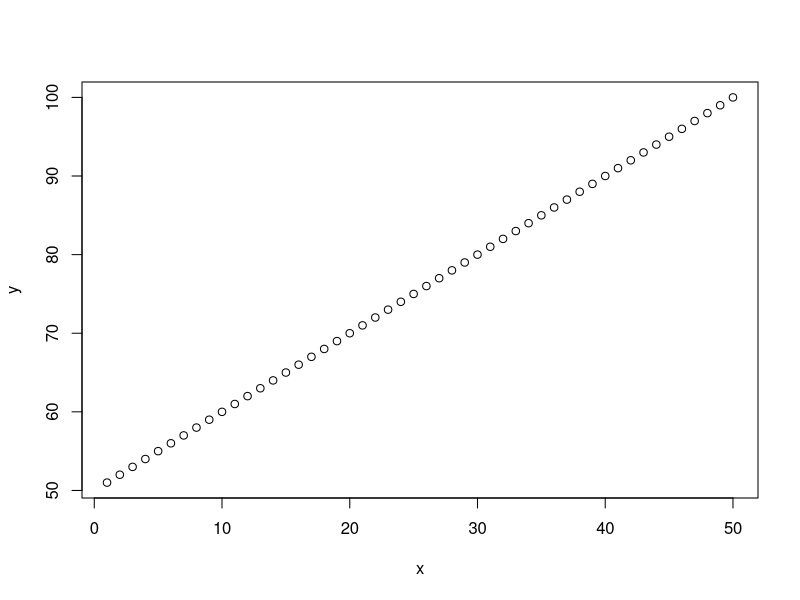
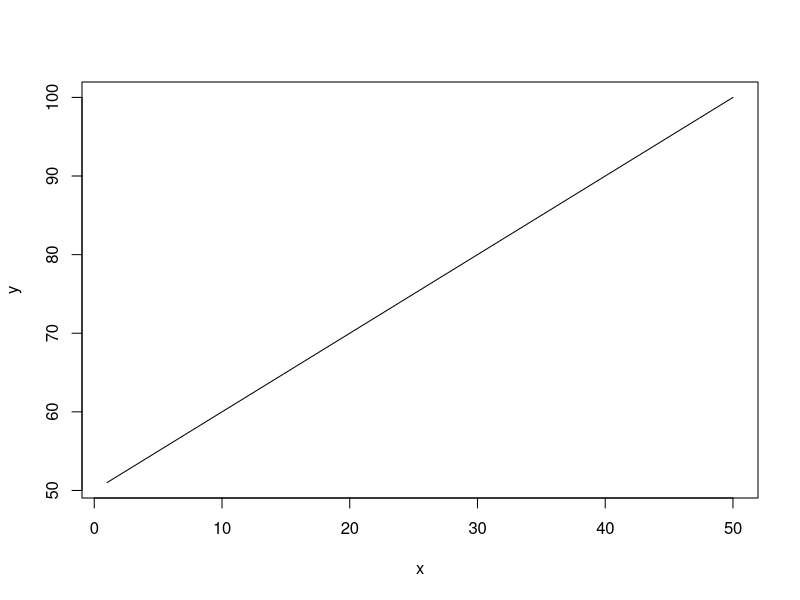
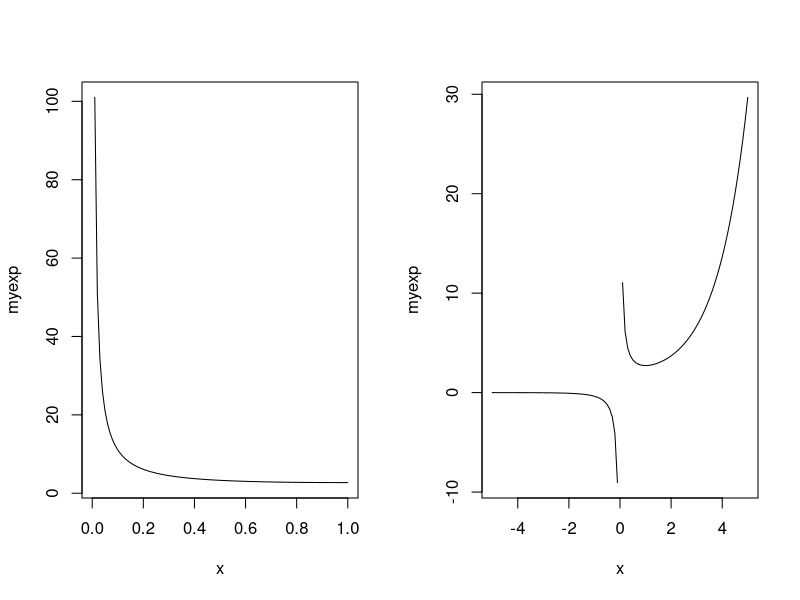
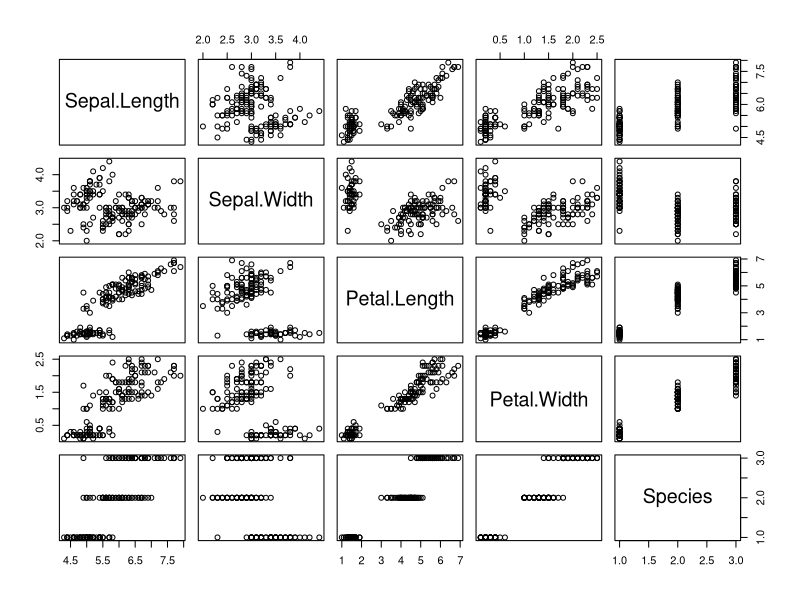
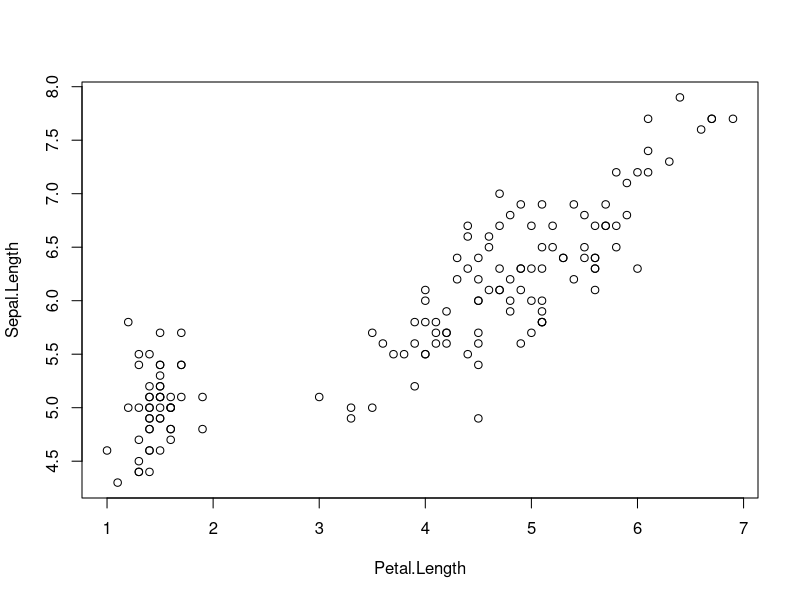
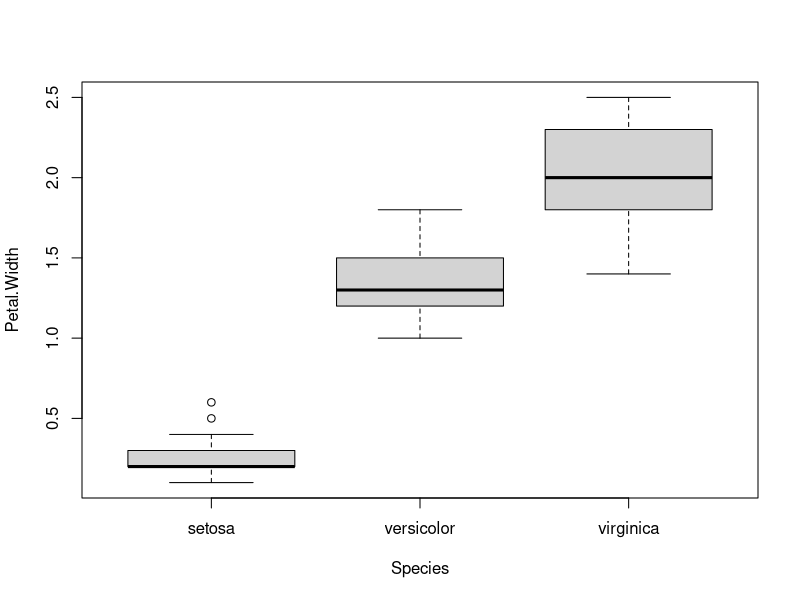
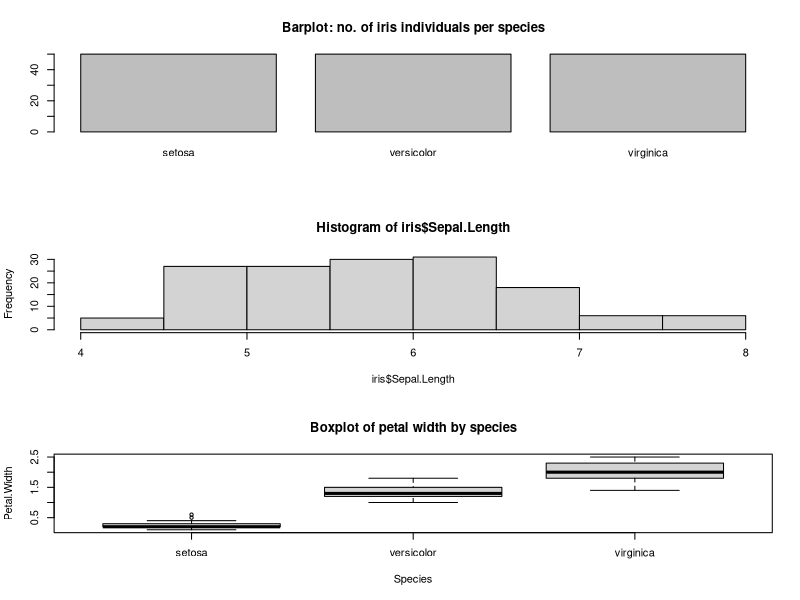
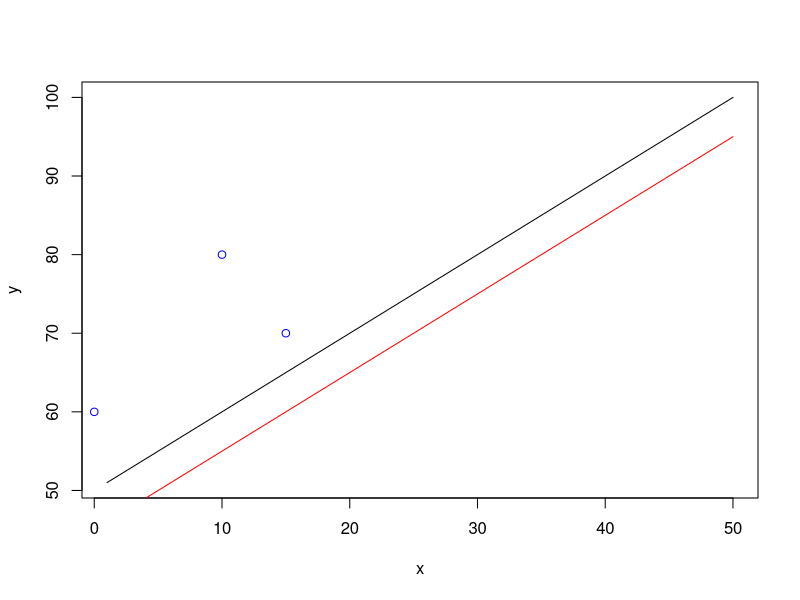

The R source for these figures, in order: (Note: this script raises an error after producing the figures.)
## ---- chunk 1
knitr::opts_chunk$set(echo = TRUE, 
                      fig.width = 5, 
                      fig.asp = 3/4, 
                      comment = "#>",
                      warning = FALSE,
                      message = FALSE,
                      collapse = TRUE)
## ---- chunk 2
# make two vectors of equal length
x <- 1:50
y <- 51:100

plot(x, y)

## ---- chunk 3
plot(x, y, type = "l")
## ---- chunk 4
# define a function
myexp <- function(x){
  exp(x)/x
} 

# fit two plots in one window using par()
par(mfrow = c(1, 2))

# plot with default xlim
plot(myexp)

# plot with x in a range between -5 and 5
plot(myexp, xlim = c(-5, 5))

# reset parameters to one plot per window
par(mfrow = c(1, 1))

## ---- chunk 5
summary(iris)
## ---- chunk 6
plot(iris)
## ---- chunk 7
plot(Sepal.Length ~ Petal.Length, data = iris)

## ---- chunk 8
plot(Petal.Width ~ Species, data = iris)
## ---- chunk 9
# examples
par(mfrow = c(3, 1))

barplot(table(iris$Species), main = "Barplot: no. of iris individuals per species")
hist(iris$Sepal.Length)
boxplot(Petal.Width ~ Species, data = iris, main = "Boxplot of petal width by species")

par(mfrow = c(1,1))
## ---- chunk 10

plot(x, y, type = "l")
lines(x, y - 5, col = "red")
points(c(0, 10, 15), c(60, 80, 70), col = "blue")

## ---- chunk 11
knitr::include_graphics("r-plot-pch-symbols-points-in-r.png")
## ---- chunk 12
plot(Sepal.Length ~ Petal.Length, data = iris, pch = 15)
## ---- chunk 13
plot(x, y, type = "l", lty = 2)
## ---- chunk 14
plot(Sepal.Length ~ Petal.Length, data = iris, pch = 15, col = "red")
## ---- chunk 15
plot(Sepal.Length ~ Petal.Length, data = iris, pch = 15, col = c("red", "blue", "black")[iris$Species])
## ---- chunk 16
plot(Sepal.Length ~ Petal.Length, data = iris, pch = 15, col = c("red", "blue", "black")[iris$Species])
legend("bottomright", legend = levels(iris$Species), col = c("red", "blue", "black"), pch = 15)
## ---- chunk 17
plot(Sepal.Length ~ Petal.Length, 
     data = iris, 
     pch = 15, 
     col = c("red", "blue", "black")[iris$Species],
     main = "Relationship between Iris' petal and sepal length",
     xlab = "Petal length",
     ylab = "Sepal length")
legend("bottomright", legend = levels(iris$Species), col = c("red", "blue", "black"), pch = 15)
## ---- chunk 18
plot(Sepal.Length ~ Petal.Length, 
     data = iris, 
     pch = 15, 
     col = c("red", "blue", "black")[iris$Species],
     main = "Relationship between Iris' petal and sepal length",
     xlab = "Petal length",
     ylab = "Sepal length",
     xlim = c(2.5, 7))
legend("bottomright", legend = levels(iris$Species), col = c("red", "blue", "black"), pch = 15)
## ---- chunk 19
library(ggplot2)
ggplot(iris, aes(Petal.Length, Sepal.Length, col = Species)) +
  geom_point(pch = 15) +
  labs(title = "Relationship between Iris' petal and sepal length",
     x = "Petal length",
     y = "Sepal length")
